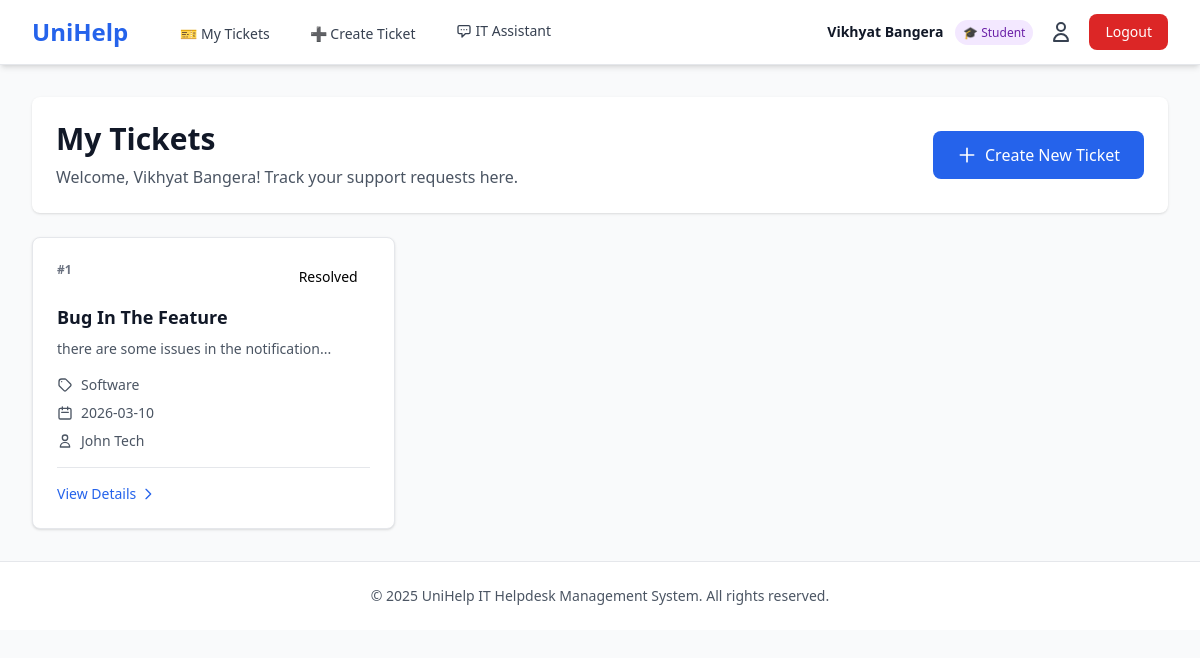
/user/dashboard (signed in), run on the app's committed database.
### tables this page shows
CREATE TABLE ticket (
            ticketid INTEGER PRIMARY KEY AUTOINCREMENT,
            title VARCHAR(200) NOT NULL,
            description TEXT NOT NULL,
            category VARCHAR(50) NOT NULL,
            priority VARCHAR(20) DEFAULT 'Medium' CHECK(priority IN ('Low', 'Medium', 'High', 'Urgent')),
            status VARCHAR(30) DEFAULT 'Open' CHECK(status IN ('Open', 'In Progress', 'Pending', 'Resolved', 'Closed', 'Reopened')),
            filepath VARCHAR(255),
            createdat TIMESTAMP DEFAULT CURRENT_TIMESTAMP,
            updatedat TIMESTAMP DEFAULT CURRENT_TIMESTAMP,
            resolvedat TIMESTAMP,
            userid INTEGER NOT NULL,
            assignedto INTEGER,
            resolvedby INTEGER,
            time_spent_hours REAL DEFAULT 0,
            resolution_notes TEXT,
            satisfaction_rating INTEGER CHECK(satisfaction_rating >= 1 AND satisfaction_rating <= 5),
            FOREIGN KEY (userid) REFERENCES user(userid) ON DELETE CASCADE,
            FOREIGN KEY (assignedto) REFERENCES user(userid) ON DELETE SET NULL,
            FOREIGN KEY (resolvedby) REFERENCES user(userid) ON DELETE SET NULL
        );

CREATE TABLE user (
            userid INTEGER PRIMARY KEY AUTOINCREMENT,
            name VARCHAR(100) NOT NULL,
            email VARCHAR(100) UNIQUE NOT NULL,
            passwordhash VARCHAR(255) NOT NULL,
            role VARCHAR(20) NOT NULL CHECK(role IN ('admin', 'staff', 'technician', 'student')),
            isapproved BOOLEAN DEFAULT 0,
            created_at TIMESTAMP DEFAULT CURRENT_TIMESTAMP
        );

### app.py (the view)
@app.route('/user/dashboard')
@login_required
@role_required(['staff', 'student'])
def user_dashboard():
    conn = get_db_connection()
    user_id = session.get('user_id')
    tickets = conn.execute('''
        SELECT t.*, tech.name as technician_name
        FROM ticket t
        LEFT JOIN user tech ON t.assignedto = tech.userid
        WHERE t.userid = ?
        ORDER BY t.createdat DESC
    ''', (user_id,)).fetchall()
    conn.close()
    return render_template('user/dashboard.html', tickets=tickets, user_role=session.get('role'))

### app.py (called while the page is built)
def get_db_connection():
    conn = sqlite3.connect('unihelp.db')
    conn.row_factory = sqlite3.Row
    return conn

def login_required(f):
    @wraps(f)
    def decorated_function(*args, **kwargs):
        if 'user_id' not in session:
            flash('Please log in to access this page', 'error')
            return redirect(url_for('login'))
        return f(*args, **kwargs)
    return decorated_function

def role_required(roles):
    def decorator(f):
        @wraps(f)
        def decorated_function(*args, **kwargs):
            if 'role' not in session or session['role'] not in roles:
                flash('Access denied. Insufficient permissions.', 'error')
                return redirect(url_for('dashboard'))
            return f(*args, **kwargs)
        return decorated_function
    return decorator

### templates/user/dashboard.html (shortened to what this page needs)
{% extends "base.html" %}
{% block content %}
<div class="space-y-6">
    <div class="bg-white rounded-lg shadow p-6 flex justify-between items-center">
        <div>
            <h1 class="text-3xl font-bold text-gray-900">My Tickets</h1>
            <p class="text-gray-600 mt-2">Welcome, {{ session.name }}! Track your support requests here.</p>
        </div>
        <div class="flex space-x-3">
            <a href="{{ url_for('create_ticket') }}"
               class="bg-primary text-white px-6 py-3 rounded-lg hover:bg-blue-700 transition font-medium flex items-center space-x-2">
                <svg class="w-5 h-5" fill="none" stroke="currentColor" viewBox="0 0 24 24">
                    <path stroke-linecap="round" stroke-linejoin="round" stroke-width="2" d="M12 4v16m8-8H4" />
                </svg>
                <span>Create New Ticket</span>
            </a>
        </div>
    </div>
    {% if tickets %}
    <div class="grid grid-cols-1 md:grid-cols-2 lg:grid-cols-3 gap-6">
        {% for ticket in tickets %}
        <div class="bg-white rounded-lg shadow hover:shadow-lg transition border border-gray-200">
            <div class="p-6">
                <div class="flex justify-between items-start mb-3">
                    <span class="text-xs font-semibold text-gray-500">#{{ ticket.ticketid }}</span>
                    <span class="status-badge status-{{ ticket.status.lower().replace(' ', '-') }}">
                        {{ ticket.status }}
                    </span>
                </div>
                <h3 class="text-lg font-semibold text-gray-900 mb-2">{{ ticket.title }}</h3>
                <p class="text-sm text-gray-600 mb-4 line-clamp-2">{{ ticket.description[:100] }}...</p>
                <div class="space-y-2 text-sm">
                    <div class="flex items-center text-gray-600">
                        <svg class="w-4 h-4 mr-2" fill="none" stroke="currentColor" viewBox="0 0 24 24">
                            <path stroke-linecap="round" stroke-linejoin="round" stroke-width="2" d="M7 7h.01M7 3h5c.512 0 1.024.195 1.414.586l7 7a2 2 0 010 2.828l-7 7a2 2 0 01-2.828 0l-7-7A1.994 1.994 0 013 12V7a4 4 0 014-4z" />
                        </svg>
                        <span>{{ ticket.category }}</span>
                    </div>
                    <div class="flex items-center text-gray-600">
                        <svg class="w-4 h-4 mr-2" fill="none" stroke="currentColor" viewBox="0 0 24 24">
                            <path stroke-linecap="round" stroke-linejoin="round" stroke-width="2" d="M8 7V3m8 4V3m-9 8h10M5 21h14a2 2 0 002-2V7a2 2 0 00-2-2H5a2 2 0 00-2 2v12a2 2 0 002 2z" />
                        </svg>
                        <span>{{ ticket.createdat[:10] }}</span>
                    </div>
                    {% if ticket.technician_name %}
                    <div class="flex items-center text-gray-600">
                        <svg class="w-4 h-4 mr-2" fill="none" stroke="currentColor" viewBox="0 0 24 24">
                            <path stroke-linecap="round" stroke-linejoin="round" stroke-width="2" d="M16 7a4 4 0 11-8 0 4 4 0 018 0zM12 14a7 7 0 00-7 7h14a7 7 0 00-7-7z" />
                        </svg>
                        <span>{{ ticket.technician_name }}</span>
                    </div>
                    {% endif %}
                </div>
                <div class="mt-4 pt-4 border-t border-gray-200">
                    <a href="{{ url_for('view_ticket', ticket_id=ticket.ticketid) }}"
                       class="text-primary hover:text-blue-700 font-medium text-sm flex items-center">
                        View Details
                        <svg class="w-4 h-4 ml-1" fill="none" stroke="currentColor" viewBox="0 0 24 24">
                            <path stroke-linecap="round" stroke-linejoin="round" stroke-width="2" d="M9 5l7 7-7 7" />
                        </svg>
                    </a>
                </div>
            </div>
        </div>
        {% endfor %}
    </div>
    {% endif %}
</div>
{% endblock %}

### templates/base.html (style rules this page uses)
.status-badge { display: inline-block; padding: 0.25rem 0.75rem; border-radius: 9999px; font-size: 0.875rem; font-weight: 500; }

### data on the page
ticket: ticketid "1", status "Resolved", title "Bug In The Feature", description "there are some issues in the notification", category "Software", createdat "2026-03-10", technician_name "John Tech"

### other printed values
{{ session.name }} "Vikhyat Bangera"
{{ session.role|title }} "Student"
